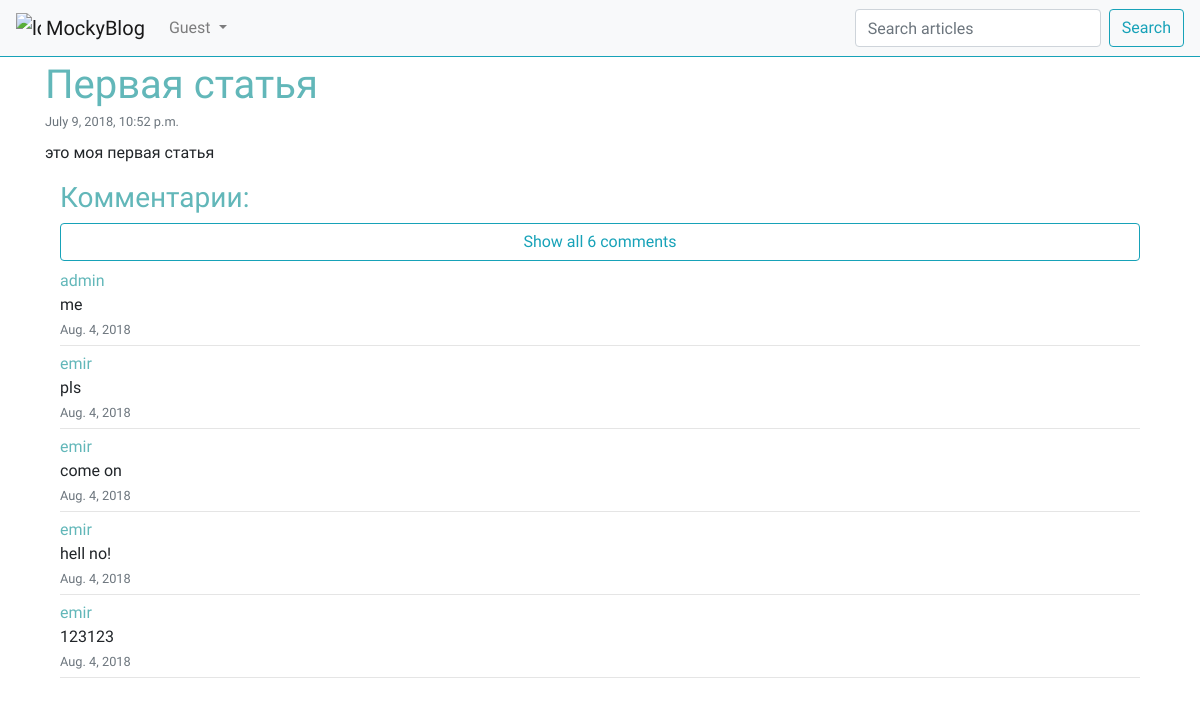
The page /article/1/ on the database as committed earlier.
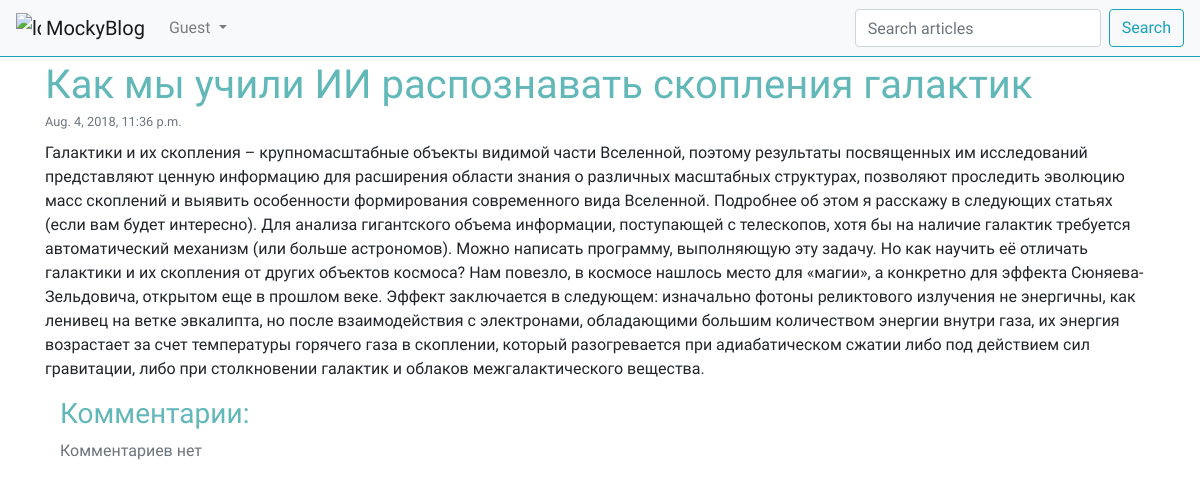
The same page on the database as committed later.
### article/models.py (models this page shows, shortened)
class Article(models.Model):
    class Meta:
        db_table = "Article"
    article_title = models.CharField(max_length=200)
    article_text = models.TextField()
    article_date = models.DateTimeField(null=True)
    article_likes = models.IntegerField(default=0)
    article_image = models.ImageField(null=True, blank=False, upload_to="images/",
                                      verbose_name="image")

class Comment(models.Model):
    class Meta:
        db_table = "Comment"
    comments_text = models.TextField(verbose_name="Текст комментария")
    comments_article = models.ForeignKey('Article')
    comments_date = models.DateField(u'date', auto_now=True)
    comments_author = models.ForeignKey(User, default=9)

### article/views.py (the view)
# urls.py: url(r'^article/(?P<article_id>\d+)/$', views.article, name="post"),
def article(request, article_id=1):
    comment_form = CommentForm
    args = {}
    args.update(csrf(request))
    args["article"] = Article.objects.get(pk=article_id)
    args["comments"] = Comment.objects.filter(comments_article=article_id)
    args["rev_comments"] = args["comments"][::-1]
    args["user"] = auth.get_user(request)
    args["form"] = comment_form
    return render(request, 'article/article.html', args)

### article/templatetags/poll_extras.py (called while the page is built)
@register.filter(name='reverse_last_five')
def reverse_last_five(value):
    return value[len(value) - 5:]

### article/templates/article/article.html (shortened to what this page needs)
{% extends 'index.html' %}
{% load static %}
{% load poll_extras %}
{% block article %}
    <div class="container">
        <div class="mt-1">
            <h1 style="color: #62B7B9" class="mb-0">{{ article.article_title }}</h1>
            <small class="text-muted my-0 py-0">{{ article.article_date }}</small>
            <p class="mt-2">{{ article.article_text }}</p>
        </div>
        <div class="container">
            <h3 style="color: #62B7B9">Комментарии:</h3>
            {% if comments %}
                {% if comments|length <= 5 %}
                    <div id="if_length5">
                        {% for comment in comments %}
                            <p style="margin-top: 0;margin-bottom: 0; color: #62B7B9;">{{ comment.comments_author }}</p>
                            <p style="margin-bottom: 0;">{{ comment.comments_text }}</p>
                            <small class="text-muted mt-0">{{ comment.comments_date }}</small>
                            <hr style="margin-bottom: 6px;margin-top: 4px;">
                        {% endfor %}
                    </div>
                {% else %}
                    <div id="else_length">
                        <button onclick="show_all()" id="show_comments" type="button"
                                class="btn btn-outline-info w-100 mb-2">
                            Show all {{ comments|length }} comments
                        </button>
                        {% for comment in comments|reverse_last_five %}
                            <p style="margin-top: 0;margin-bottom: 0; color: #62B7B9;">{{ comment.comments_author }}</p>
                            <p style="margin-bottom: 0;">{{ comment.comments_text }}</p>
                            <small class="text-muted mt-0">{{ comment.comments_date }}</small>
                            <hr style="margin-bottom: 6px;margin-top: 4px;">
                        {% endfor %}
                    </div>
                {% endif %}
            {% else %}
                <p class="text-muted">Комментариев нет</p>
            {% endif %}
        </div>
    </div>
{% endblock %}

### templates/index.html (shortened to what this page needs)
{% load static %}
<!DOCTYPE html>
<html lang="en">
<head>
    <link rel="stylesheet" href="https://stackpath.bootstrapcdn.com/bootstrap/4.1.3/css/bootstrap.min.css"
>
</head>
<body style="font-family: 'Roboto Condensed', sans-serif;">
<header>
    <nav class="navbar navbar-expand-lg navbar-light bg-light border-bottom border-info">
        <a class="navbar-brand" href="/">
            <img src="{% static 'img/contract.svg' %}" width="25" height="25" class="d-inline-block align-top"
                 alt="logo">
            MockyBlog
        </a>
        <div class="collapse navbar-collapse" id="navbarSupportedContent">
            <ul class="navbar-nav mr-auto">
                <li class="nav-item dropdown">
                    {% if user.username %}
                        <a class="nav-link dropdown-toggle" href="#" id="navbarDropdown" role="button"
                           data-toggle="dropdown" aria-haspopup="true" aria-expanded="false">
                            {{ user.username }}
                        </a>
                        <div class="dropdown-menu" aria-labelledby="navbarDropdown">
                            <a class="dropdown-item" href="/">Home</a>
                            <div class="dropdown-divider"></div>
                            <a class="dropdown-item" href="/auth/logout">Logout</a>
                        </div>
                    {% else %}
                        <a class="nav-link dropdown-toggle" href="#" id="navbarDropdown" role="button"
                           data-toggle="dropdown" aria-haspopup="true" aria-expanded="false">
                            Guest
                        </a>
                    {% endif %}
                </li>
            </ul>
            <form method="get" action="/find/1/" class="form-inline my-2 my-lg-0">
                <input name="q" class="form-control mr-sm-2" type="search" placeholder="Search articles"
                       aria-label="Search">
                <button class="btn btn-outline-info my-2 my-sm-0" type="submit">Search</button>
            </form>
        </div>
    </nav>
</header>
{% block article %} {% endblock %}
</body>
</html>

Rows that differ between the two databases and show on the page:
removed Comment: comments_author "admin", comments_text "me", comments_date "Aug. 4, 2018"
removed Comment: comments_author "emir", comments_text "pls", comments_date "Aug. 4, 2018"
removed Comment: comments_author "emir", comments_text "come on", comments_date "Aug. 4, 2018"
removed Comment: comments_author "emir", comments_text "hell no!", comments_date "Aug. 4, 2018"
removed Comment: comments_author "emir", comments_text "123123", comments_date "Aug. 4, 2018"
changed Article: article_title "Первая статья" → "Как мы учили ИИ распознавать скопления галактик"; article_date "July 9, 2018, 10:52 p.m." → "Aug. 4, 2018, 11:36 p.m."; article_text "это моя первая статья" → "Галактики и их скопления – крупномасштабные объекты видимой части Вселенной, поэтому результаты посвященных им исследований представляют ценную информацию для расширения области знания о различных масштабных структурах, позволяют проследить эволюцию масс скоплений и выявить особенности формирования современного вида Вселенной. Подробнее об этом я расскажу в следующих статьях (если вам будет интересно). Для анализа гигантского объема информации, поступающей с телескопов, хотя бы на наличие галактик требуется автоматический механизм (или больше астрономов). Можно написать программу, выполняющую эту задачу. Но как научить её отличать галактики и их скопления от других объектов космоса? Нам…"
Other text that changed with them:
{{ comments|length }}: "6" → (not shown)
text no longer shown: "Show all comments"
text now shown: "Комментариев нет"
